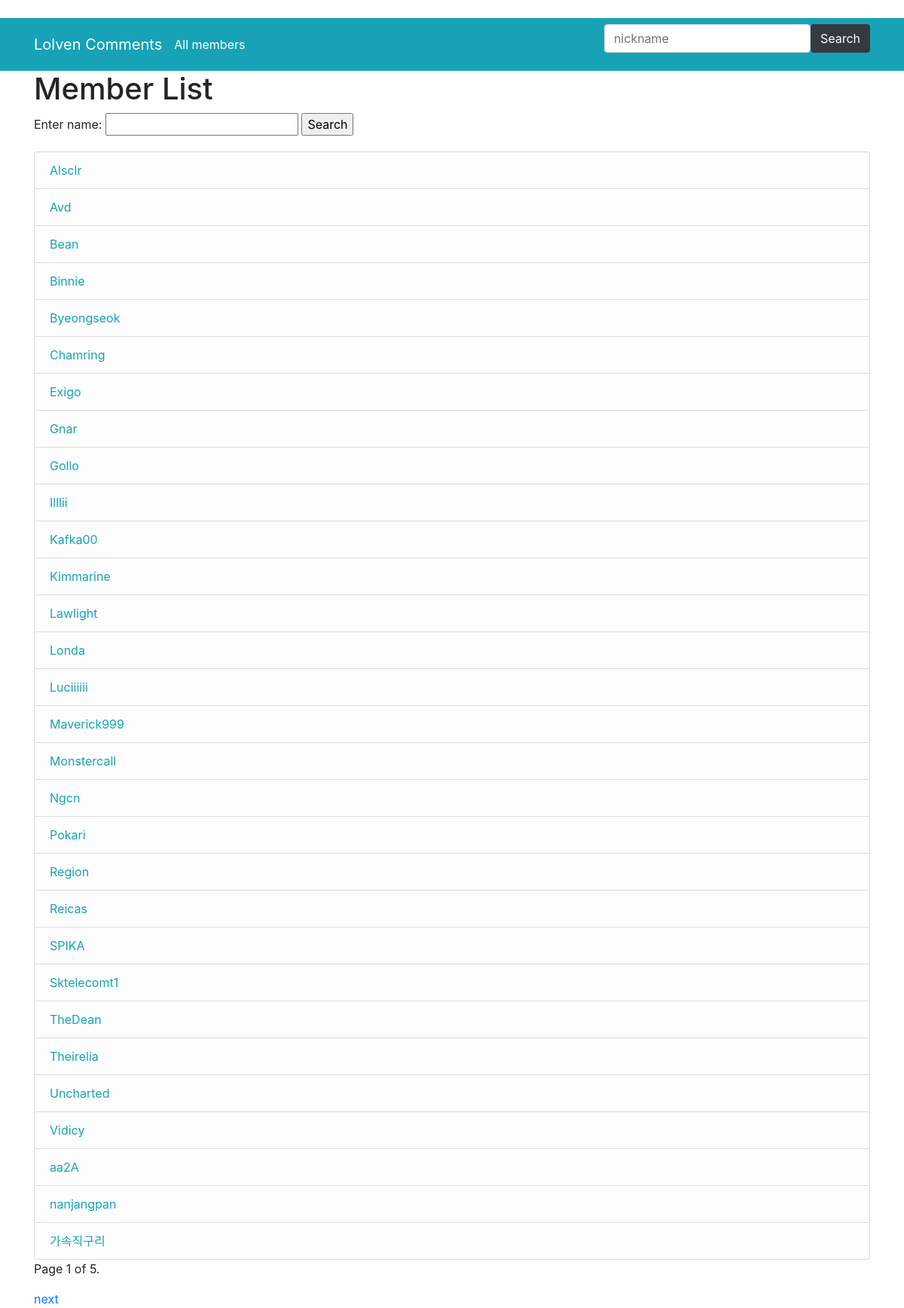
/parsed_data/members/, run on the app's committed database.
### parsed_data/models.py (models this page shows, shortened)
class Member(models.Model):
    nickname_text = models.CharField(max_length=30)
    class Meta:
        ordering = ['nickname_text']
    def get_absolute_url(self):
        return reverse('member-detail', args=[str(self.id)])

### parsed_data/views.py (the view)
# urls.py: path('members/', views.MemberListView.as_view(), name='members'),
class MemberListView(generic.ListView):
    model = Member
    paginate_by = 30
    def get_queryset(self):
        member_list = Member.objects.all()
        searchNick = self.request.GET.get('search_nick', '')  # GET request의 인자중에 q 값이 있으면 가져오고, 없으면 빈 문자열 넣기
        if searchNick:  # q가 있으면
            member_list = member_list.filter(nickname_text__icontains=searchNick)  # 제목에 q가 포함되어 있는 레코드만 필터링
        return member_list

### parsed_data/templates/parsed_data/member_list.html
﻿{% extends "base_generic.html" %}
{% block content %}
  <h1>Member List</h1>
<form action='{% url 'members' %}' method='get'>
    <label for="search_nick">Enter name: </label>
    <input id="search_nick" type="text" name="search_nick" value="{{ search_nick }}">
    <input type="submit" value="Search">
</form>
  {% if member_list %}
  <ul class="list-group">
    {% for member in member_list %}
        <a href="{{ member.get_absolute_url }}" class="list-group-item list-group-item-light text-info">{{ member.nickname_text }}</a>
    {% endfor %}
  </ul>
  {% else %}
    <p>There are no members in the database.</p>
  {% endif %}
{% endblock %}

### data on the page
Member: nickname_text "Alsclr"
Member: nickname_text "Avd"
Member: nickname_text "Bean"
Member: nickname_text "Binnie"
Member: nickname_text "Byeongseok"
Member: nickname_text "Chamring"
Member: nickname_text "Exigo"
Member: nickname_text "Gnar"
Member: nickname_text "Gollo"
Member: nickname_text "Illlii"
Member: nickname_text "Kafka00"
Member: nickname_text "Kimmarine"
Member: nickname_text "Lawlight"
Member: nickname_text "Londa"
Member: nickname_text "Luciiiiii"
Member: nickname_text "Maverick999"
Member: nickname_text "Monstercall"
Member: nickname_text "Ngcn"
Member: nickname_text "Pokari"
Member: nickname_text "Region"
Member: nickname_text "Reicas"
Member: nickname_text "SPIKA"
Member: nickname_text "Sktelecomt1"
Member: nickname_text "TheDean"
Member: nickname_text "Theirelia"
Member: nickname_text "Uncharted"
Member: nickname_text "Vidicy"
Member: nickname_text "aa2A"
Member: nickname_text "nanjangpan"
Member: nickname_text "가속직구리"

### other printed values
{{ page_obj.number }} "1"
{{ page_obj.paginator.num_pages }} "5"
